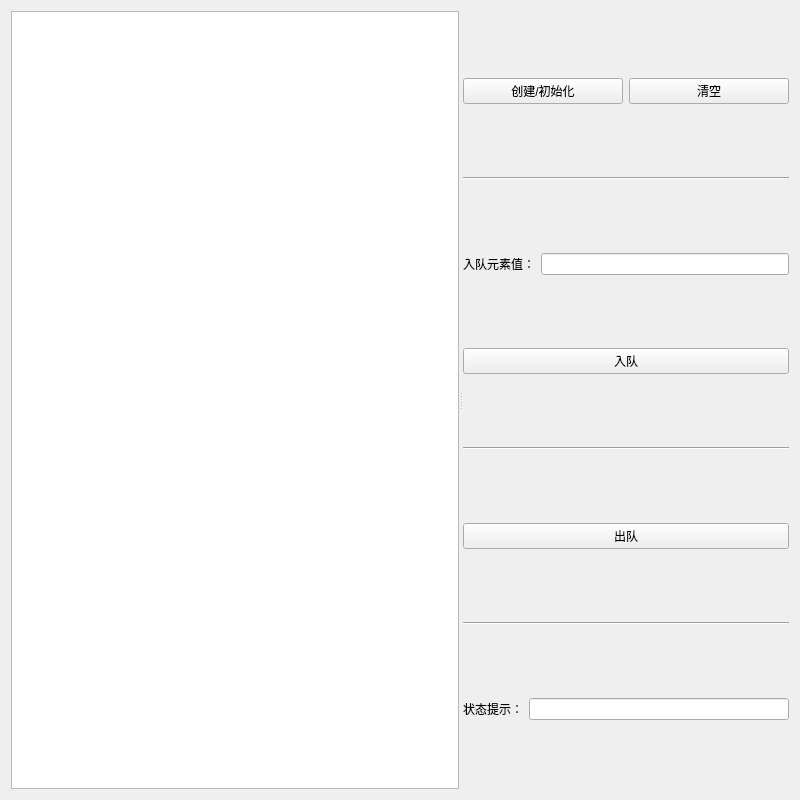
<?xml version="1.0" encoding="UTF-8"?>
<ui version="4.0">
 <class>Queue</class>
 <widget class="QWidget" name="Queue">
  <property name="windowModality">
   <enum>Qt::ApplicationModal</enum>
  </property>
  <property name="geometry">
   <rect>
    <x>0</x>
    <y>0</y>
    <width>800</width>
    <height>800</height>
   </rect>
  </property>
  <property name="windowTitle">
   <string>顺序队列</string>
  </property>
  <layout class="QGridLayout" name="gridLayout">
   <item row="0" column="0">
    <widget class="QSplitter" name="hSplitter">
     <property name="orientation">
      <enum>Qt::Horizontal</enum>
     </property>
     <widget class="QSplitter" name="vSplitter">
      <property name="orientation">
       <enum>Qt::Vertical</enum>
      </property>
      <widget class="QGraphicsView" name="graphicsView"/>
     </widget>
     <widget class="QWidget" name="layoutWidget">
      <layout class="QVBoxLayout" name="verticalLayout">
       <item>
        <layout class="QHBoxLayout" name="horizontalLayout">
         <item>
          <widget class="QPushButton" name="initButton">
           <property name="text">
            <string>创建/初始化</string>
           </property>
          </widget>
         </item>
         <item>
          <widget class="QPushButton" name="clearButton">
           <property name="text">
            <string>清空</string>
           </property>
          </widget>
         </item>
        </layout>
       </item>
       <item>
        <widget class="Line" name="line">
         <property name="orientation">
          <enum>Qt::Horizontal</enum>
         </property>
        </widget>
       </item>
       <item>
        <layout class="QHBoxLayout" name="horizontalLayout_2">
         <item>
          <widget class="QLabel" name="label">
           <property name="text">
            <string>入队元素值：</string>
           </property>
          </widget>
         </item>
         <item>
          <widget class="QLineEdit" name="enQueueEdit"/>
         </item>
        </layout>
       </item>
       <item>
        <layout class="QHBoxLayout" name="horizontalLayout_3">
         <item>
          <widget class="QPushButton" name="enQueueButton">
           <property name="text">
            <string>入队</string>
           </property>
          </widget>
         </item>
        </layout>
       </item>
       <item>
        <widget class="Line" name="line_2">
         <property name="orientation">
          <enum>Qt::Horizontal</enum>
         </property>
        </widget>
       </item>
       <item>
        <layout class="QHBoxLayout" name="horizontalLayout_4">
         <item>
          <widget class="QPushButton" name="deQueueButton">
           <property name="text">
            <string>出队</string>
           </property>
          </widget>
         </item>
        </layout>
       </item>
       <item>
        <widget class="Line" name="line_3">
         <property name="orientation">
          <enum>Qt::Horizontal</enum>
         </property>
        </widget>
       </item>
       <item>
        <layout class="QHBoxLayout" name="horizontalLayout_5">
         <item>
          <widget class="QLabel" name="label_2">
           <property name="text">
            <string>状态提示：</string>
           </property>
          </widget>
         </item>
         <item>
          <widget class="QLineEdit" name="statusEdit"/>
         </item>
        </layout>
       </item>
      </layout>
     </widget>
    </widget>
   </item>
  </layout>
 </widget>
 <resources/>
 <connections/>
</ui>
